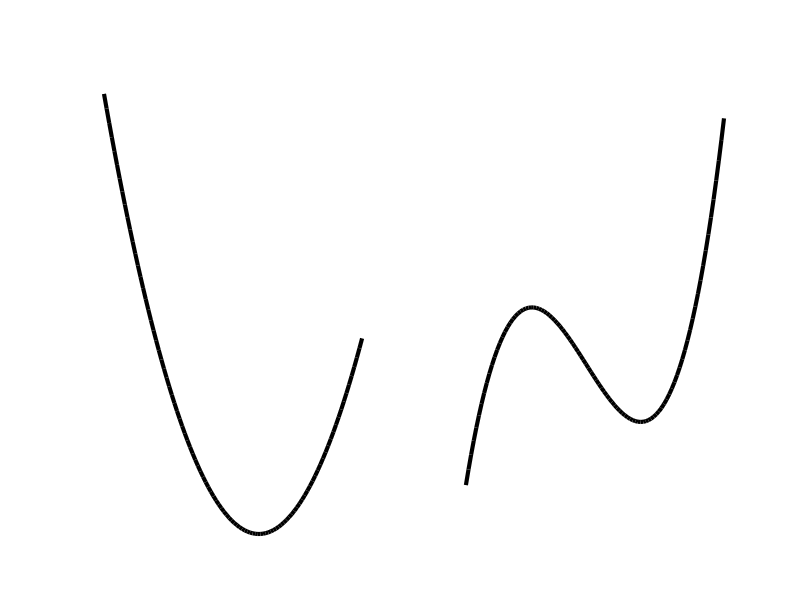

MATLAB code for this plot: (Note: this script raises an error after producing the figure.)
close all
clear all
clc
format short

y1 = @(x) 0.5.*x.^2;
y2 = @(x) x.^3 + 2.*x.^2 - 2.*x;

x = linspace(-3,2);

figure()
subplot(1,2,1)
plot(x,y1(x),'k','linewidth',3)
axis off

subplot(1,2,2)
plot(x,y2(x),'k','linewidth',3)
axis off

%% Linear programming
clc
close all

% Matrices A and b
A = [0.4889   0.2939;
     1.0347  -0.7873;
     0.7269   0.8884;
     -0.3034  -1.1471];

b = [-1.0689;
     -0.8095;
     -2.9443;
      1.4384];

% Linear program
z = solve_linear_prog(A,b)

% Dual problem
mu = solve_dual_prog(A,b)

% Primal problem
% F = [A, -ones(4,1);
%     -A -ones(4,1)]
% g = [b;-b]
% c = [0;0;1];
% 
% f = (c' + mu'*F)
% 
% [sol,fval,~,~,lambda] = linprog(f,F,g,[],[])




%% Quadratic programming
clc
close all

A = 0.4;
b =1;

[x, u, lambda] = solve_quad_prog(A,b);
x
u
mu = lambda.ineqlin
lambda = lambda.eqlin








